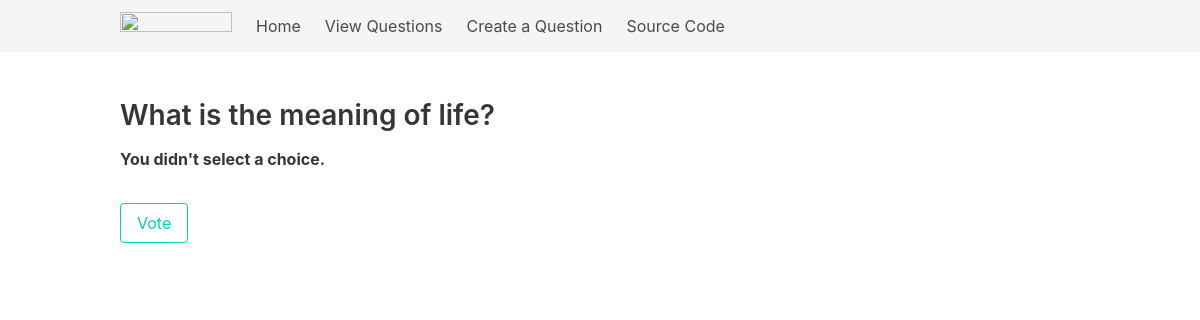
The app's page /polls/vote/3/, older data.
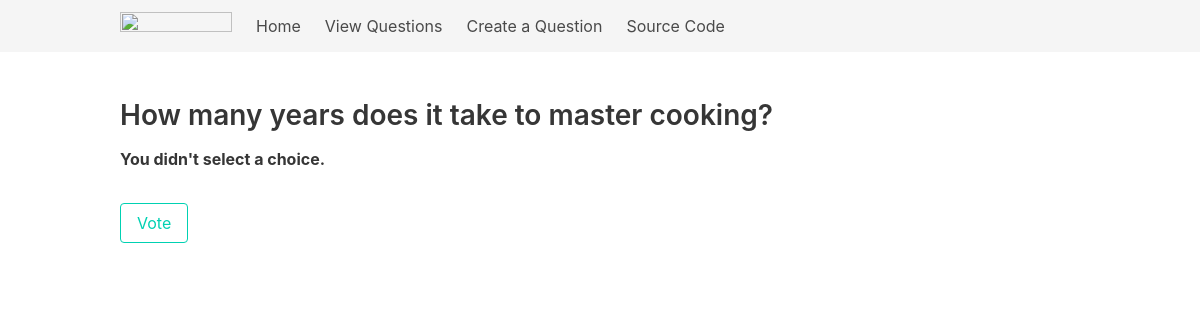
The same page, newer data.
### polls/models.py (models this page shows, shortened)
class Question(models.Model):
    question_text = models.CharField(max_length=200)
    pub_date = models.DateTimeField(auto_now=True)

### polls/views.py (the view)
# urls.py: path('polls/vote/<int:question_id>/', polls_vote, name='polls-vote'),
def polls_vote(request, question_id):
    question = get_object_or_404(Question, pk=question_id)
    try:
        selected_choice = question.choice_set.get(pk=request.POST['choice'])
    except (KeyError, Choice.DoesNotExist):
        return render(request, 'vote.html', {
            'question': question,
            'error_message': "You didn't select a choice.",
        })
    else:
        selected_choice.votes += 1
        selected_choice.save()
        return HttpResponseRedirect(reverse('polls-results', args=(question.id,)))

### templates/vote.html (shortened to what this page needs)
{% extends 'base.html' %}
{% block content %}
<section class="section">
    <section class="container">
        <section class="content">
            <h2>{{ question.question_text }}</h2>
                    {% if error_message %}<p><strong>{{ error_message }}</strong></p>{% endif %}
                    <form class="form" method="POST">
                        <input style="margin-top: 1rem;" class="button is-primary is-outlined" type="submit" value="Vote">
                    </form>
        </section>
    </section>
</section>
{% endblock %}

Row changes from the older to the newer data that the page shows:
changed Question: question_text "What is the meaning of life?" → "How many years does it take to master cooking?"
